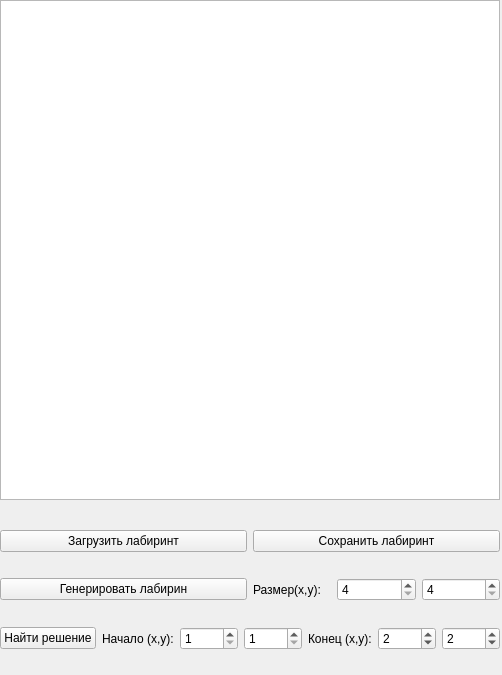
<?xml version="1.0" encoding="UTF-8"?>
<ui version="4.0">
 <class>MainWindow</class>
 <widget class="QMainWindow" name="MainWindow">
  <property name="geometry">
   <rect>
    <x>0</x>
    <y>0</y>
    <width>502</width>
    <height>675</height>
   </rect>
  </property>
  <property name="windowTitle">
   <string>Maze</string>
  </property>
  <widget class="QWidget" name="centralwidget">
   <widget class="QGraphicsView" name="graphicsView">
    <property name="geometry">
     <rect>
      <x>0</x>
      <y>0</y>
      <width>500</width>
      <height>500</height>
     </rect>
    </property>
    <property name="lineWidth">
     <number>1</number>
    </property>
   </widget>
   <widget class="QWidget" name="layoutWidget">
    <property name="geometry">
     <rect>
      <x>0</x>
      <y>510</y>
      <width>500</width>
      <height>163</height>
     </rect>
    </property>
    <layout class="QVBoxLayout" name="verticalLayout">
     <item>
      <layout class="QHBoxLayout" name="horizontalLayout">
       <item>
        <widget class="QPushButton" name="load_maze">
         <property name="text">
          <string>Загрузить лабиринт</string>
         </property>
        </widget>
       </item>
       <item>
        <widget class="QPushButton" name="save_maze">
         <property name="text">
          <string>Сохранить лабиринт</string>
         </property>
        </widget>
       </item>
      </layout>
     </item>
     <item>
      <layout class="QHBoxLayout" name="horizontalLayout_3">
       <item>
        <widget class="QPushButton" name="gen_maze">
         <property name="text">
          <string>Генерировать лабирин</string>
         </property>
        </widget>
       </item>
       <item>
        <layout class="QHBoxLayout" name="horizontalLayout_2">
         <item>
          <widget class="QLabel" name="size_maze_text">
           <property name="text">
            <string>Размер(x,y):</string>
           </property>
          </widget>
         </item>
         <item>
          <widget class="QSpinBox" name="size_maze_x">
           <property name="minimum">
            <number>4</number>
           </property>
           <property name="maximum">
            <number>50</number>
           </property>
          </widget>
         </item>
         <item>
          <widget class="QSpinBox" name="size_maze_y">
           <property name="minimum">
            <number>4</number>
           </property>
           <property name="maximum">
            <number>50</number>
           </property>
          </widget>
         </item>
        </layout>
       </item>
      </layout>
     </item>
     <item>
      <layout class="QHBoxLayout" name="horizontalLayout_4">
       <item>
        <widget class="QPushButton" name="find_solving_maze">
         <property name="text">
          <string>Найти решение</string>
         </property>
        </widget>
       </item>
       <item>
        <widget class="QLabel" name="start_point_text">
         <property name="text">
          <string>Начало (x,y):</string>
         </property>
        </widget>
       </item>
       <item>
        <widget class="QSpinBox" name="start_x">
         <property name="minimum">
          <number>1</number>
         </property>
         <property name="maximum">
          <number>50</number>
         </property>
        </widget>
       </item>
       <item>
        <widget class="QSpinBox" name="start_y">
         <property name="minimum">
          <number>1</number>
         </property>
         <property name="maximum">
          <number>50</number>
         </property>
        </widget>
       </item>
       <item>
        <widget class="QLabel" name="end_point_text">
         <property name="text">
          <string>Конец (x,y):</string>
         </property>
        </widget>
       </item>
       <item>
        <widget class="QSpinBox" name="end_x">
         <property name="minimum">
          <number>1</number>
         </property>
         <property name="maximum">
          <number>50</number>
         </property>
         <property name="value">
          <number>2</number>
         </property>
        </widget>
       </item>
       <item>
        <widget class="QSpinBox" name="end_y">
         <property name="minimum">
          <number>1</number>
         </property>
         <property name="maximum">
          <number>50</number>
         </property>
         <property name="value">
          <number>2</number>
         </property>
        </widget>
       </item>
      </layout>
     </item>
    </layout>
   </widget>
  </widget>
 </widget>
 <resources/>
 <connections/>
</ui>
